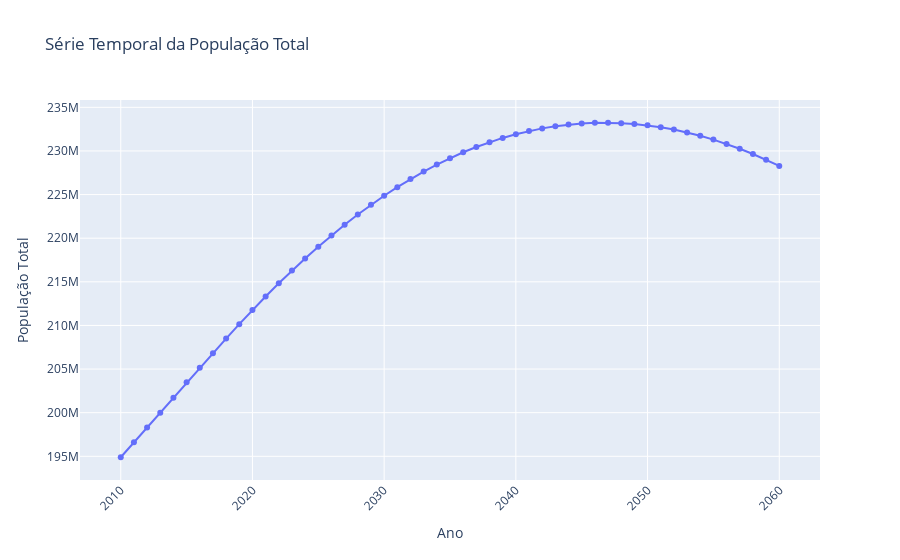

This figure's notebook cell:
### Code cell
fig = go.Figure()
fig.add_trace(go.Scatter(x=populacao_total.index, y=populacao_total.values, mode='lines+markers'))

# Atualizar o layout do gráfico
fig.update_layout(
    title='Série Temporal da População Total',
    xaxis_title='Ano',
    yaxis_title='População Total',
    xaxis=dict(tickangle=-45),
    yaxis=dict(showgrid=True),
)

# Exibir o gráfico
fig.show()
